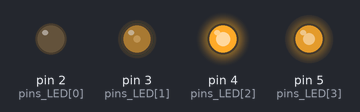
The sketch below on a simulated Arduino Uno, built with avr-gcc and run on an emulated ATmega328P. On the bench: output pins drawn as LEDs (lit = HIGH).

Above: at 0.05 s.
At 0.65 s:
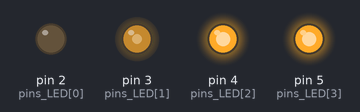
At 0.75 s:
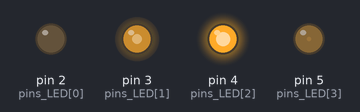
At 1.25 s:
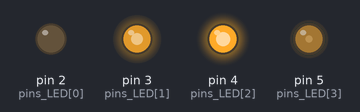
At 1.9 s:
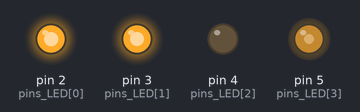
At 2.55 s:
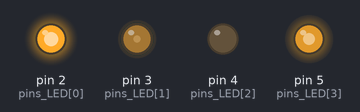
Timing chart, 0 to 5.9 s (numbered marks = the images above):
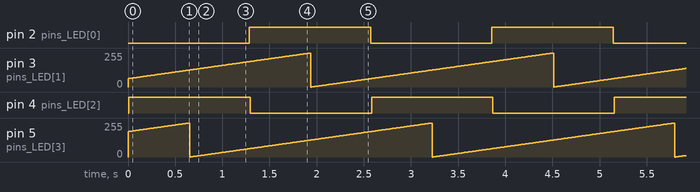

The sketch:

HW5.ino
```cpp
int pins_LED[] = {2,3,4,5};
int PWM_value[4] = {0,63,127,191};

void setup() {
  Serial.begin(9600);
  for (int i=0; i<4; i++) {
    pinMode(pins_LED[i], OUTPUT);
  }
}

void loop() {
  for (int i=0; i<4; i++) {
    analogWrite(pins_LED[i], PWM_value[i]);
    PWM_value[i]=PWM_value[i]+1;
    if (PWM_value[i]==256)
    PWM_value[i]=0;
  }
  delay(10);
}
```

Measured:
- by itself, pin 2 (pins_LED[0]), pin 4 (pins_LED[2]): alternates HIGH for 1.3 s and LOW for 1.3 s
- by itself, pin 3 (pins_LED[1]), pin 5 (pins_LED[3]): ramps from 0/255 to 255/255 and jumps back, once every 2.6 s
